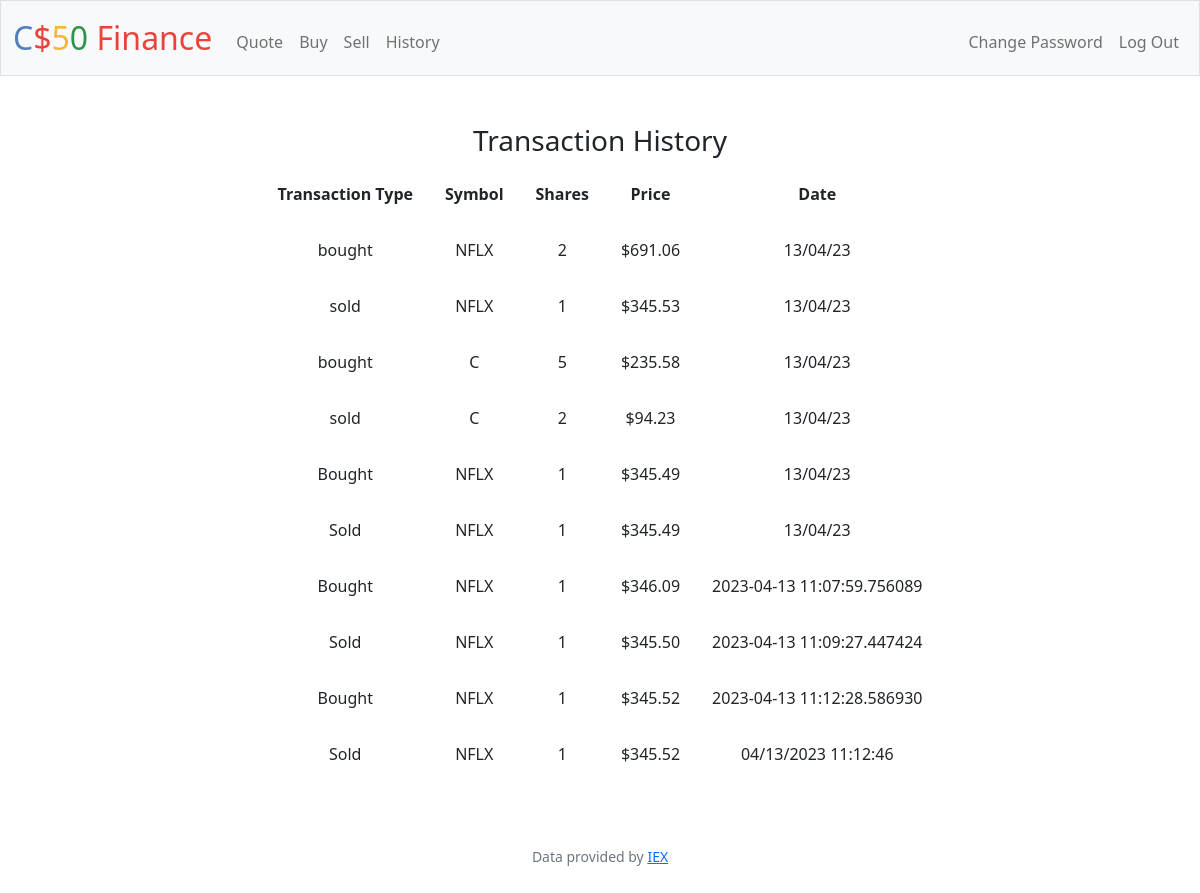
Page /history (signed in) on the committed database.
### tables this page shows
CREATE TABLE transactions (transactionID INTEGER PRIMARY KEY AUTOINCREMENT NOT NULL, symbol TEXT NOT NULL, shares INTEGER NOT NULL, type TEXT NOT NULL, price INTEGER NOT NULL, time TEXT NOT NULL,  userID INTEGER NOT NULL, FOREIGN KEY (userID) REFERENCES users(id));

### app.py (the view)
@app.route("/history")
@login_required
def history():
    history = db.execute("SELECT * FROM transactions WHERE userID = ?", session["user_id"])
    return render_template("history.html", history=history)

### app.py (called while the page is built)
@app.after_request
def after_request(response):
    response.headers["Cache-Control"] = "no-cache, no-store, must-revalidate"
    response.headers["Expires"] = 0
    response.headers["Pragma"] = "no-cache"
    return response

### helpers.py (called while the page is built)
def login_required(f):
    @wraps(f)
    def decorated_function(*args, **kwargs):
        if session.get("user_id") is None:
            return redirect("/login")
        return f(*args, **kwargs)
    return decorated_function

def usd(value):
    return f"${value:,.2f}"

### templates/history.html (shortened to what this page needs)
{% extends "layout.html" %}
{% block main %}
    <form action="/history">
        <div class="mb-3">
            <h3>Transaction History</h3>
            <table align="center">
                <thead>
                    <tr>
                        <th>Transaction Type</th>
                        <th>Symbol</th>
                        <th>Shares</th>
                        <th>Price</th>
                        <th>Date</th>
                    </tr>
                </thead>
                <tbody>
                    {% for hist in history %}
                        <tr>
                            <td>{{ hist['type'] }}</td>
                            <td>{{ hist['symbol'] }}</td>
                            <td>{{ hist['shares'] }}</td>
                            <td>{{ usd(hist['price']) }}</td>
                            <td>{{ hist['time'] }}</td>
                        </tr>
                    {% endfor %}
                </tbody>
            </table>
        </div>
    </form>
{% endblock %}

### templates/layout.html (shortened to what this page needs)
<!DOCTYPE html>
<html lang="en">
    <head>
        <link href="https://cdn.jsdelivr.net/npm/bootstrap@5.1.3/dist/css/bootstrap.min.css" rel="stylesheet">
        <link href="/static/styles.css" rel="stylesheet">
    </head>
    <body>
        <nav class="bg-light border navbar navbar-expand-md navbar-light">
            <div class="container-fluid">
                <a class="navbar-brand" href="/"><span class="blue">C</span><span class="red">$</span><span class="yellow">5</span><span class="green">0</span> <span class="red">Finance</span></a>
                <div class="collapse navbar-collapse" id="navbar">
                    {% if session["user_id"] %}
                        <ul class="navbar-nav me-auto mt-2">
                            <li class="nav-item"><a class="nav-link" href="/quote">Quote</a></li>
                            <li class="nav-item"><a class="nav-link" href="/buy">Buy</a></li>
                            <li class="nav-item"><a class="nav-link" href="/sell">Sell</a></li>
                            <li class="nav-item"><a class="nav-link" href="/history">History</a></li>
                        </ul>
                        <ul class="navbar-nav ms-auto mt-2">
                            <li class="nav-item"><a class="nav-link" href="/changePassword">Change Password</a></li>
                            <li class="nav-item"><a class="nav-link" href="/logout">Log Out</a></li>
                        </ul>
                    {% else %}
                        <ul class="navbar-nav ms-auto mt-2">
                            <li class="nav-item"><a class="nav-link" href="/register">Register</a></li>
                            <li class="nav-item"><a class="nav-link" href="/login">Log In</a></li>
                        </ul>
                    {% endif %}
                </div>
            </div>
        </nav>
        <main class="container-fluid py-5 text-center">
            {% block main %}{% endblock %}
        </main>
        <footer class="mb-5 small text-center text-muted">
            Data provided by <a href="https://iexcloud.io/">IEX</a>
        </footer>
    </body>
</html>

### static/styles.css (style rules this page uses)
nav .navbar-brand { font-size: xx-large; }
nav .navbar-brand .blue { color: #537fbe; }
nav .navbar-brand .red { color: #ea433b; }
nav .navbar-brand .yellow { color: #f5b82e; }
nav .navbar-brand .green { color: #2e944b; }
table th, table td { border-collapse: seperate; border-spacing: 10px 0; align: centered; padding: 1rem; }
td { padding: 10px 25px 10px 25px; }

### rows in the picture
transactions: type "bought", symbol "NFLX", shares "2", price "$691.06", time "13/04/23"
transactions: type "sold", symbol "NFLX", shares "1", price "$345.53", time "13/04/23"
transactions: type "bought", symbol "C", shares "5", price "$235.58", time "13/04/23"
transactions: type "sold", symbol "C", shares "2", price "$94.23", time "13/04/23"
transactions: type "Bought", symbol "NFLX", shares "1", price "$345.49", time "13/04/23"
transactions: type "Sold", symbol "NFLX", shares "1", price "$345.49", time "13/04/23"
transactions: type "Bought", symbol "NFLX", shares "1", price "$346.09", time "2023-04-13 11:07:59.756089"
transactions: type "Sold", symbol "NFLX", shares "1", price "$345.50", time "2023-04-13 11:09:27.447424"
transactions: type "Bought", symbol "NFLX", shares "1", price "$345.52", time "2023-04-13 11:12:28.586930"
transactions: type "Sold", symbol "NFLX", shares "1", price "$345.52", time "04/13/2023 11:12:46"
